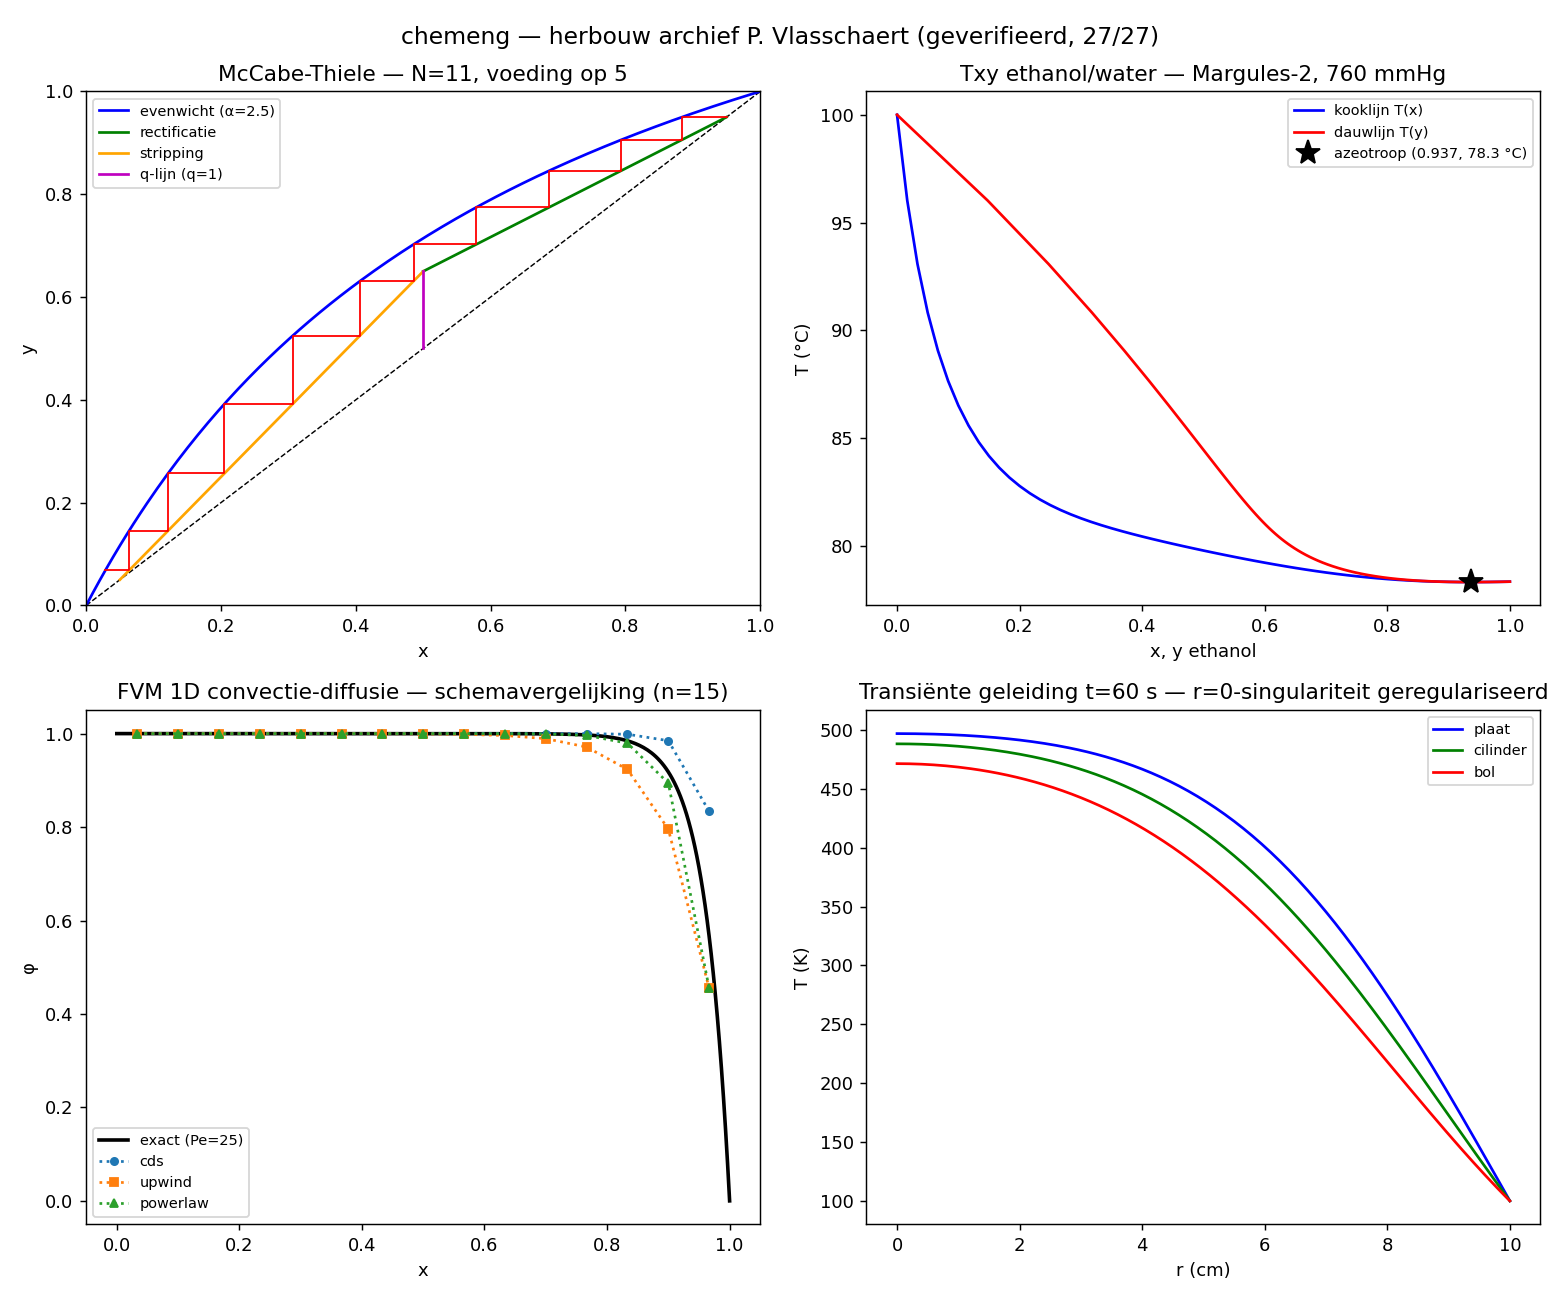

Recreate this plot in Python.
"""Genereert de demonstratiefiguren van het pakket."""
import numpy as np
import matplotlib
matplotlib.use("Agg")
import matplotlib.pyplot as plt

from chemeng.distillation import mccabe_thiele, eq_y
from chemeng.vle import txy, azeotrope
from chemeng.fvm import convection_diffusion, analytical
from chemeng.heat import transient_conduction

fig, axes = plt.subplots(2, 2, figsize=(12, 10))

# 1 — McCabe-Thiele
ax = axes[0, 0]
res = mccabe_thiele(alpha=2.5, xF=0.5, xD=0.95, xB=0.05, R=2.0, q=1.0)
xx = np.linspace(0, 1, 200)
ax.plot(xx, xx, "k--", lw=0.8)
ax.plot(xx, eq_y(xx, 2.5), "b", label="evenwicht (α=2.5)")
ax.plot([0.95, res["x_int"]], [0.95, res["y_int"]], "g", label="rectificatie")
ax.plot([res["x_int"], 0.05], [res["y_int"], 0.05], "orange", label="stripping")
ax.plot([0.5, res["x_int"]], [0.5, res["y_int"]], "m", label="q-lijn (q=1)")
sx, sy = zip(*res["stages"])
ax.step(sx, sy, "r", where="post", lw=1)
ax.set(title=f"McCabe-Thiele — N={res['N']}, voeding op {res['feed_stage']}",
       xlabel="x", ylabel="y", xlim=(0, 1), ylim=(0, 1))
ax.legend(fontsize=8)

# 2 — Txy met azeotroop (ethanol/water, Margules-2)
ax = axes[0, 1]
antE = (8.04494, 1554.3, 222.65); antW = (7.96681, 1668.21, 228.0)
x, y, T = txy(760, antE, antW, A12=1.60, A21=0.85, n=61, Tlo=50, Thi=110)
ax.plot(x, T, "b", label="kooklijn T(x)")
ax.plot(y, T, "r", label="dauwlijn T(y)")
az = azeotrope(760, antE, antW, 1.60, 0.85, 0.02, 0.98, Tlo=50, Thi=110)
ax.plot(az[0], az[1], "k*", ms=14, label=f"azeotroop ({az[0]:.3f}, {az[1]:.1f} °C)")
ax.set(title="Txy ethanol/water — Margules-2, 760 mmHg",
       xlabel="x, y ethanol", ylabel="T (°C)")
ax.legend(fontsize=8)

# 3 — FVM-schema's vs exact
ax = axes[1, 0]
pars = dict(rho=1.0, u=2.5, gamma=0.1, L=1.0, phi0=1.0, phiL=0.0)
xf = np.linspace(0, 1, 300)
ax.plot(xf, analytical(x=xf, **pars), "k", lw=2, label="exact (Pe=25)")
for s, mk in (("cds", "o"), ("upwind", "s"), ("powerlaw", "^")):
    xg, phi = convection_diffusion(n=15, scheme=s, **pars)
    ax.plot(xg, phi, mk, ms=4, ls=":", label=s)
ax.set(title="FVM 1D convectie-diffusie — schemavergelijking (n=15)",
       xlabel="x", ylabel="φ")
ax.legend(fontsize=8)

# 4 — transiënte geleiding: plaat vs cilinder vs bol
ax = axes[1, 1]
for g, col in (("plaat", "b"), ("cilinder", "g"), ("bol", "r")):
    r, T_ = transient_conduction(g, 1e-5, 0.1, 201, 0.05, 60.0, 500.0, 100.0)
    ax.plot(r * 100, T_, col, label=g)
ax.set(title="Transiënte geleiding t=60 s — r=0-singulariteit geregulariseerd",
       xlabel="r (cm)", ylabel="T (K)")
ax.legend(fontsize=8)

fig.suptitle("chemeng — herbouw archief P. Vlasschaert (geverifieerd, 27/27)",
             fontsize=13)
fig.tight_layout()
fig.savefig("examples/demo.png", dpi=130)
print("figuur weggeschreven: examples/demo.png")
